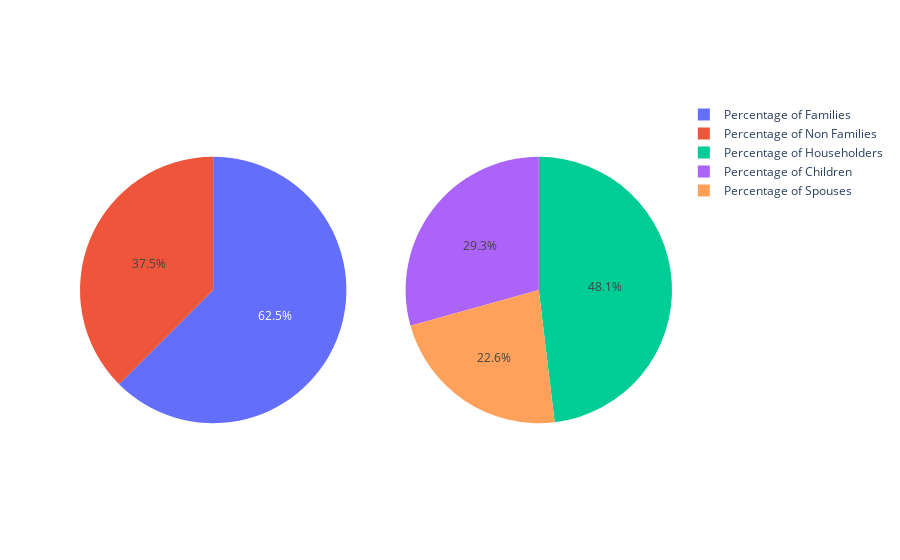

Write notebook code for a chart like this one.
### Code cell
zipcode = 43964
attr_obj = ImportantAttributes(zipcode)
attr_obj.create_plots()

### Figure 1 — Plotly figure (JSON) as saved in the notebook; plotly's stock layout.template omitted (floating-point values rounded to 4 significant figures)
{"data": [{"domain": {"x": [0, 0.45], "y": [0, 1]}, "labels": ["Percentage of Families", "Percentage of Non Families"], "type": "pie", "values": [62.5, 37.5]}, {"domain": {"x": [0.55, 1], "y": [0, 1]}, "labels": ["Percentage of Householders", "Percentage of Spouses", "Percentage of Children"], "type": "pie", "values": [44.3, 20.8, 27]}], "layout": {}}
